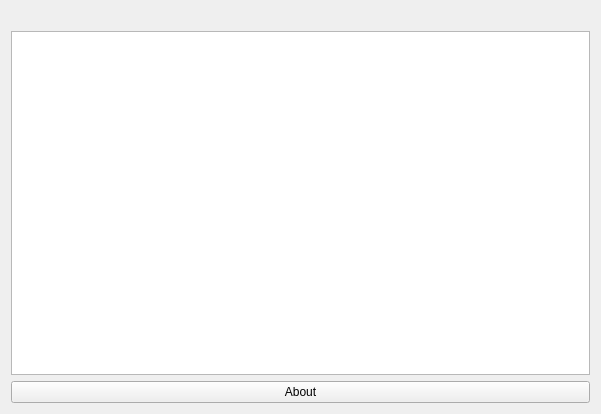
<?xml version="1.0" encoding="UTF-8"?>
<ui version="4.0">
 <class>MainWindow</class>
 <widget class="QMainWindow" name="MainWindow">
  <property name="geometry">
   <rect>
    <x>0</x>
    <y>0</y>
    <width>601</width>
    <height>414</height>
   </rect>
  </property>
  <property name="sizePolicy">
   <sizepolicy hsizetype="Minimum" vsizetype="Minimum">
    <horstretch>0</horstretch>
    <verstretch>0</verstretch>
   </sizepolicy>
  </property>
  <property name="windowTitle">
   <string>Hairless MIDI&lt;-&gt;Serial Bridge</string>
  </property>
  <widget class="QWidget" name="centralWidget">
   <layout class="QGridLayout" name="gridLayout">
    <item row="2" column="0" colspan="3">
     <widget class="QListWidget" name="lst_debug">
      <property name="sizePolicy">
       <sizepolicy hsizetype="MinimumExpanding" vsizetype="MinimumExpanding">
        <horstretch>0</horstretch>
        <verstretch>0</verstretch>
       </sizepolicy>
      </property>
      <property name="minimumSize">
       <size>
        <width>0</width>
        <height>150</height>
       </size>
      </property>
      <property name="autoScroll">
       <bool>true</bool>
      </property>
     </widget>
    </item>
    <item row="0" column="1" rowspan="2">
     <widget class="QLabel" name="label_4">
      <property name="text">
       <string/>
      </property>
      <property name="pixmap">
       <pixmap resource="../../resources.qrc">:/images/images/arrows.png</pixmap>
      </property>
     </widget>
    </item>
    <item row="0" column="0" rowspan="2">
     <widget class="QFrame" name="bridgeHeadLeft">
      <property name="frameShape">
       <enum>QFrame::NoFrame</enum>
      </property>
      <property name="frameShadow">
       <enum>QFrame::Plain</enum>
      </property>
     </widget>
    </item>
    <item row="0" column="2" rowspan="2">
     <widget class="QFrame" name="bridgeHeadRight">
      <property name="frameShape">
       <enum>QFrame::NoFrame</enum>
      </property>
      <property name="frameShadow">
       <enum>QFrame::Plain</enum>
      </property>
     </widget>
    </item>
    <item row="3" column="0" colspan="3">
     <widget class="QPushButton" name="pbAbout">
      <property name="text">
       <string>About</string>
      </property>
     </widget>
    </item>
   </layout>
  </widget>
 </widget>
 <layoutdefault spacing="6" margin="11"/>
 <tabstops>
  <tabstop>lst_debug</tabstop>
 </tabstops>
 <resources>
  <include location="../../resources.qrc"/>
 </resources>
 <connections/>
</ui>
